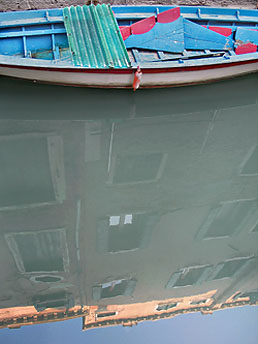
#> input picture study/images/hist_norm.jpg, 258 x 344 px
$ python imageHistogramPart.py
#> lines starting #> are read from the running program, lines starting #| are printed output that depends on the picture
#-*- coding: utf-8-*-
import cv2
import numpy as np
from matplotlib import pyplot as plt

img = cv2.imread('images/hist_norm.jpg')
#> img is the input picture: shape (344, 258, 3); mean B, G, R 131.3, 128.2, 111.1
b,g,r = cv2.split(img)
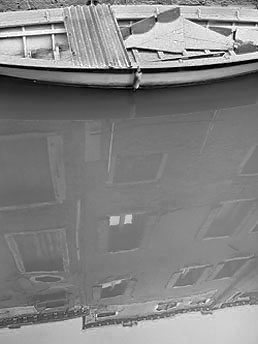
#> b: shape (344, 258); min 0, max 255, mean 131.3
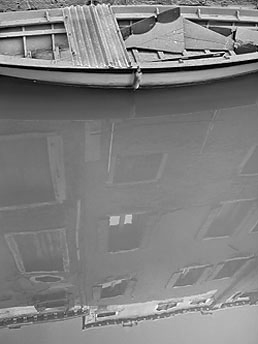
#> g: shape (344, 258); min 0, max 255, mean 128.2
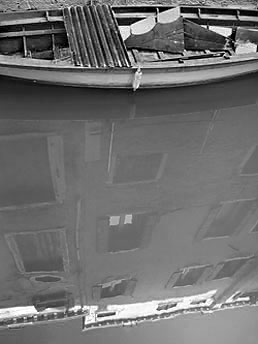
#> r: shape (344, 258); min 0, max 255, mean 111.1
img = cv2.merge([r,g,b])

mask_top = np.zeros(img.shape[:2],np.uint8)
mask_top[0:100,0:258] = 255 #[시작X:끝X, 시작Y, 끝Y]

mask_middle = np.zeros(img.shape[:2],np.uint8)
mask_middle[100:310, 0:258] = 255

mask_bottom = np.zeros(img.shape[:2],np.uint8)
mask_bottom[310:344,0:258] = 255

masked_top = cv2.bitwise_and(img,img,mask=mask_top)
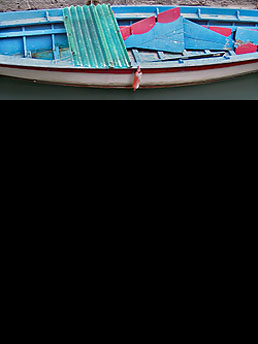
#> masked_top: shape (344, 258, 3); mean R, G, B 27.8, 36, 40.3
masked_middle= cv2.bitwise_and(img,img,mask=mask_middle)
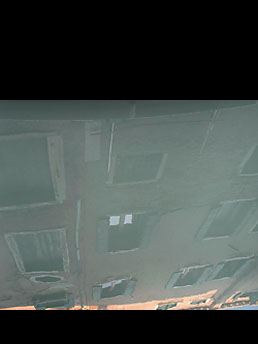
#> masked_middle: shape (344, 258, 3); mean R, G, B 68.9, 77, 74
masked_bottom= cv2.bitwise_and(img,img,mask=mask_bottom)
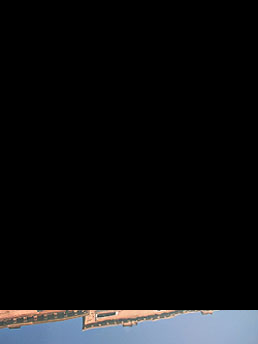
#> masked_bottom: shape (344, 258, 3); mean R, G, B 14.3, 15.3, 17

masked_top_hist = cv2.calcHist([img],[0],mask_top,[256],[0,256])
#> masked_top_hist = 256 values, max 477 at index 0, min 0 at index 253, mean 100.8
masked_middle_hist = cv2.calcHist([img],[0],mask_middle,[256],[0,256])
#> masked_middle_hist = 256 values, max 1848 at index 118, min 0 at index 0, mean 211.6
masked_bottom_hist = cv2.calcHist([img],[0],mask_bottom,[256],[0,256])
#> masked_bottom_hist = 256 values, max 325 at index 159, min 0 at index 0, mean 34.27


images = [img,mask_top,masked_top, masked_top_hist, img,mask_middle, masked_middle, masked_middle_hist,img,mask_bottom, masked_bottom, masked_bottom_hist]
titles = ['Origian', 'Top Mask', 'Top Masked', 'Top Histogram','Origian', 'Middle Mask', 'Middle Masked', 'Middle Histogram','Origian', 'Bottom Mask', 'Bottom Masked', 'Bottom Histogram']

for i in xrange(12):
	plt.subplot(3,4,i+1),plt.title(titles[i])
	if ((i+1)%4) == 0:
		plt.plot(images[i])
	else:
		plt.imshow(images[i])


plt.show()
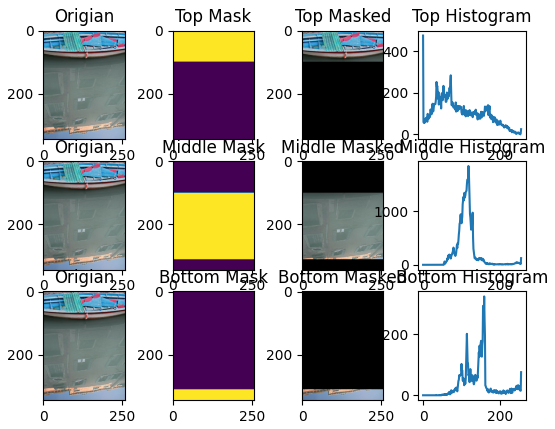
#> figure drawn by matplotlib, 12 panels; panel 4: curve peaks at x = 0, y = 477; panel 8: curve peaks at x = 118, y = 1848; panel 12: curve peaks at x = 159, y = 325

$ run again, with study/images/apple.jpg copied over study/images/hist_norm.jpg
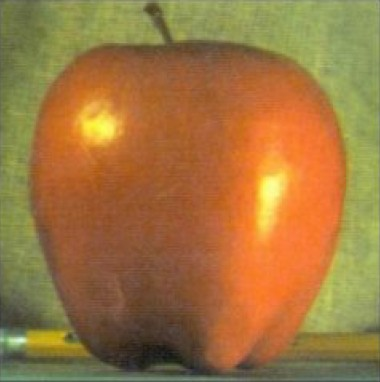
#> input picture study/images/apple.jpg, 380 x 382 px
#> img is the input picture: shape (382, 380, 3); mean B, G, R 63.7, 118.1, 158.8
#> `b,g,r = cv2.split(img)`:
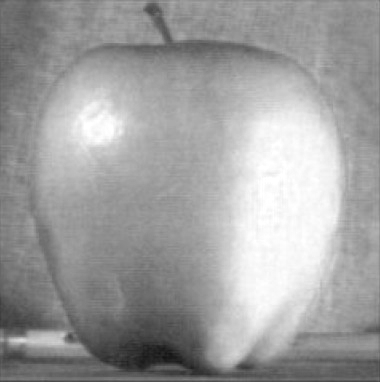
#> r: shape (382, 380); min 18, max 255, mean 158.8
#> `masked_bottom= cv2.bitwise_and(img,img,mask=mask_bottom)`:
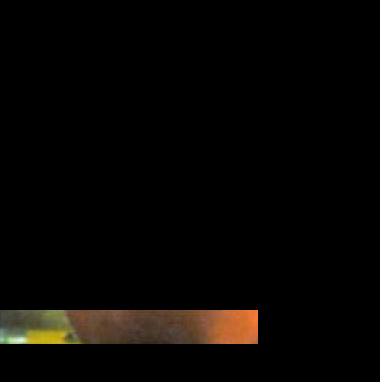
#> masked_bottom: shape (382, 380, 3); mean R, G, B 7.3, 5.5, 3.3
#> masked_top_hist = 256 values, max 687 at index 148, min 0 at index 0, mean 100.8
#> masked_middle_hist = 256 values, max 758 at index 171, min 0 at index 0, mean 211.6
#> masked_bottom_hist = 256 values, max 154 at index 89, min 0 at index 0, mean 34.27
